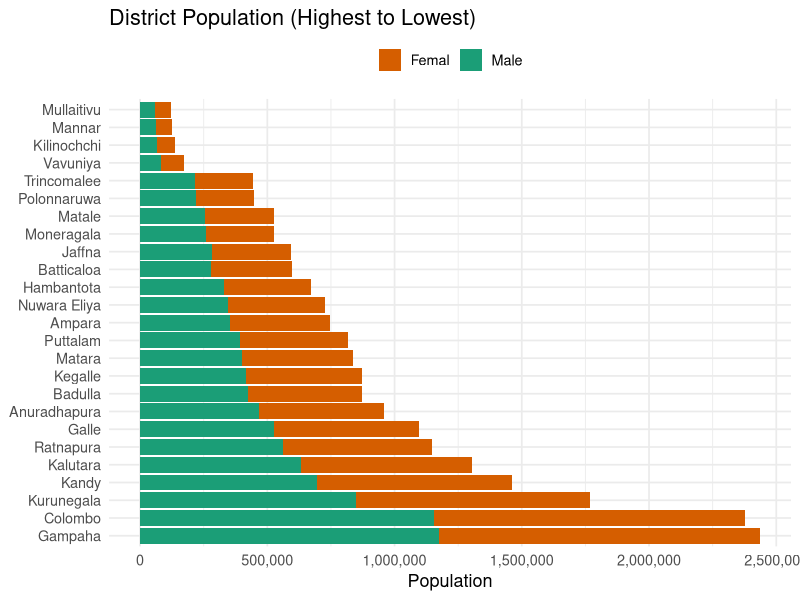

Write the R code that produced this figure.
## ---- chunk 1
#| echo: false
#| message: false
#| warning: false
#| fig-cap: "Figure 8.1: District-wise Population based on 2024 Census. The graph shows that the population is distributed unevenly across the districts of Sri Lanka. Colombo and Gampaha have the highest populations. Both districts lie in the Western Province, which holds the commercial capital, the main port and airport links, and much of the country’s industrial and service employment. "
#| out-width: 100%
library(tidyverse)
population <- read_csv("population.csv")
library(dplyr)
library(ggplot2)
library(forcats)

library(dplyr)
library(tidyr)
library(ggplot2)

population_long <- population %>%
  arrange(desc(Total)) %>% 
  mutate(
    District = factor(District, levels = District)
  ) %>%
  pivot_longer(
    cols = c(Male, Femal),
    names_to = "Gender",
    values_to = "Population"
  )

ggplot(population_long,
       aes(x = Population, 
           y = District, 
           fill = Gender)) +
  geom_col() +
  scale_fill_manual(
    values = c(
      "Male" = "#1b9e77",   
      "Femal" = "#D55E00"   # orange
    )
  ) +
  scale_x_continuous(labels = scales::comma) +
  labs(
    title = "District Population (Highest to Lowest)",
    x = "Population",
    y = NULL,
    fill = NULL
  ) +
  theme_minimal(base_size = 13) +
  theme(
    legend.position = "top"
  )
